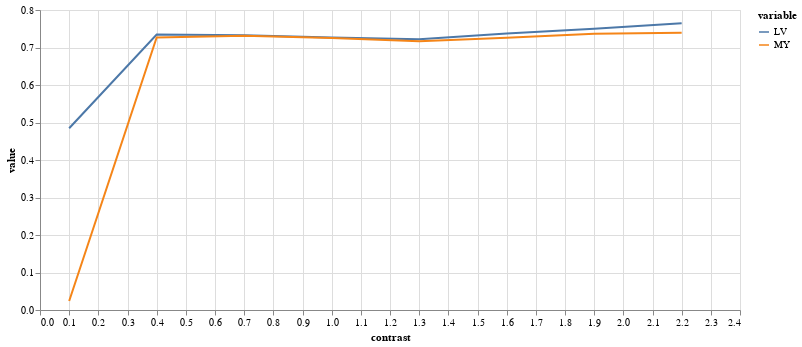

Source (notebook cell):
### Code cell
(alt
 .Chart(results.melt(id_vars=['contrast'],value_vars=['LV','MY']))
 .mark_line()
 .encode(
     x="contrast",
     y="value",
     color="variable",
     tooltip="value"
 )
 .properties(width=700,height=300)
 .interactive()
)

### Figure 1 — Vega-Lite specification as saved in the notebook (floating-point values rounded to 4 significant figures)
{"config": {"view": {"continuousWidth": 400, "continuousHeight": 300}}, "data": {"name": "data-bd956f74537dd4d7a8e15e71f191770d"}, "mark": "line", "encoding": {"color": {"type": "nominal", "field": "variable"}, "tooltip": {"type": "quantitative", "field": "value"}, "x": {"type": "quantitative", "field": "contrast"}, "y": {"type": "quantitative", "field": "value"}}, "height": 300, "selection": {"selector004": {"type": "interval", "bind": "scales", "encodings": ["x", "y"]}}, "width": 700, "$schema": "https://vega.github.io/schema/vega-lite/v4.8.1.json", "datasets": {"data-bd956f74537dd4d7a8e15e71f191770d": [{"contrast": 0.1, "variable": "LV", "value": 0.4848}, {"contrast": 0.4, "variable": "LV", "value": 0.7347}, {"contrast": 0.7, "variable": "LV", "value": 0.7327}, {"contrast": 1.0, "variable": "LV", "value": 0.7265}, {"contrast": 1.3, "variable": "LV", "value": 0.722}, {"contrast": 1.6, "variable": "LV", "value": 0.7371}, {"contrast": 1.9, "variable": "LV", "value": 0.7499}, {"contrast": 2.2, "variable": "LV", "value": 0.7646}, {"contrast": 0.1, "variable": "MY", "value": 0.02413}, {"contrast": 0.4, "variable": "MY", "value": 0.7266}, {"contrast": 0.7, "variable": "MY", "value": 0.7314}, {"contrast": 1.0, "variable": "MY", "value": 0.7256}, {"contrast": 1.3, "variable": "MY", "value": 0.7165}, {"contrast": 1.6, "variable": "MY", "value": 0.7262}, {"contrast": 1.9, "variable": "MY", "value": 0.7364}, {"contrast": 2.2, "variable": "MY", "value": 0.7395}]}}
